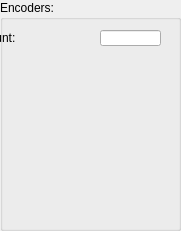
  <widget class="QGroupBox" name="groupBox_6">
   <property name="geometry">
    <rect>
     <x>710</x>
     <y>650</y>
     <width>181</width>
     <height>231</height>
    </rect>
   </property>
   <property name="title">
    <string>Encoders:</string>
   </property>
   <widget class="caLineEdit" name="calineedit_52">
    <property name="geometry">
     <rect>
      <x>100</x>
      <y>30</y>
      <width>61</width>
      <height>16</height>
     </rect>
    </property>
    <property name="maximumSize">
     <size>
      <width>16777215</width>
      <height>18</height>
     </size>
    </property>
    <property name="channel" stdset="0">
     <string notr="true">$(SYS):$(Axis)-EncCnt</string>
    </property>
    <property name="background">
     <color alpha="222">
      <red>192</red>
      <green>192</green>
      <blue>192</blue>
     </color>
    </property>
    <property name="colorMode">
     <enum>caLineEdit::Static</enum>
    </property>
    <property name="precisionMode">
     <enum>caLineEdit::Channel</enum>
    </property>
    <property name="limitsMode">
     <enum>caLineEdit::User</enum>
    </property>
    <property name="unitsEnabled">
     <bool>true</bool>
    </property>
   </widget>
   <widget class="caLabel" name="calabel_98">
    <property name="geometry">
     <rect>
      <x>-20</x>
      <y>30</y>
      <width>80</width>
      <height>16</height>
     </rect>
    </property>
    <property name="maximumSize">
     <size>
      <width>16777215</width>
      <height>16</height>
     </size>
    </property>
    <property name="text">
     <string>Count:</string>
    </property>
   </widget>
   <widget class="caFrame" name="caframe_9">
    <property name="geometry">
     <rect>
      <x>90</x>
      <y>90</y>
      <width>71</width>
      <height>31</height>
     </rect>
    </property>
    <property name="macro">
     <string notr="true">ENC_ID=03,SYS=$(SYS),Axis=$(Axis)</string>
    </property>
    <property name="visibility">
     <enum>caFrame::Calc</enum>
    </property>
    <property name="visibilityCalc">
     <string notr="true">A&gt;=3</string>
    </property>
    <property name="channel" stdset="0">
     <string notr="true">$(SYS):$(Axis)-EncCnt</string>
    </property>
    <widget class="caRelatedDisplay" name="carelateddisplay_14">
     <property name="geometry">
      <rect>
       <x>10</x>
       <y>0</y>
       <width>61</width>
       <height>21</height>
      </rect>
     </property>
     <property name="labels">
      <string>$(ENC_ID)</string>
     </property>
     <property name="files">
      <string>ecmcAxisEncExpert_v1.ui</string>
     </property>
     <property name="args">
      <string>ENC_ID=$(ENC_ID),SYS=$(SYS),Axis=$(Axis)</string>
     </property>
    </widget>
   </widget>
   <widget class="caFrame" name="caframe_11">
    <property name="geometry">
     <rect>
      <x>90</x>
      <y>130</y>
      <width>71</width>
      <height>31</height>
     </rect>
    </property>
    <property name="macro">
     <string notr="true">ENC_ID=05,SYS=$(SYS),Axis=$(Axis)</string>
    </property>
    <property name="visibility">
     <enum>caFrame::Calc</enum>
    </property>
    <property name="visibilityCalc">
     <string notr="true">A&gt;=5</string>
    </property>
    <property name="channel" stdset="0">
     <string notr="true">$(SYS):$(Axis)-EncCnt</string>
    </property>
    <widget class="caRelatedDisplay" name="carelateddisplay_20">
     <property name="geometry">
      <rect>
       <x>10</x>
       <y>0</y>
       <width>61</width>
       <height>21</height>
      </rect>
     </property>
     <property name="labels">
      <string>$(ENC_ID)</string>
     </property>
     <property name="files">
      <string>ecmcAxisEncExpert_v1.ui</string>
     </property>
     <property name="args">
      <string>ENC_ID=$(ENC_ID),SYS=$(SYS),Axis=$(Axis)</string>
     </property>
    </widget>
   </widget>
   <widget class="caFrame" name="caframe_13">
    <property name="geometry">
     <rect>
      <x>90</x>
      <y>170</y>
      <width>71</width>
      <height>31</height>
     </rect>
    </property>
    <property name="macro">
     <string notr="true">ENC_ID=07,SYS=$(SYS),Axis=$(Axis)</string>
    </property>
    <property name="visibility">
     <enum>caFrame::Calc</enum>
    </property>
    <property name="visibilityCalc">
     <string notr="true">A&gt;=7</string>
    </property>
    <property name="channel" stdset="0">
     <string notr="true">$(SYS):$(Axis)-EncCnt</string>
    </property>
    <widget class="caRelatedDisplay" name="carelateddisplay_21">
     <property name="geometry">
      <rect>
       <x>10</x>
       <y>0</y>
       <width>61</width>
       <height>21</height>
      </rect>
     </property>
     <property name="labels">
      <string>$(ENC_ID)</string>
     </property>
     <property name="files">
      <string>ecmcAxisEncExpert_v1.ui</string>
     </property>
     <property name="args">
      <string>ENC_ID=$(ENC_ID),SYS=$(SYS),Axis=$(Axis)</string>
     </property>
    </widget>
   </widget>
   <widget class="caFrame" name="caframe_14">
    <property name="geometry">
     <rect>
      <x>90</x>
      <y>190</y>
      <width>71</width>
      <height>31</height>
     </rect>
    </property>
    <property name="macro">
     <string notr="true">ENC_ID=08,SYS=$(SYS),Axis=$(Axis)</string>
    </property>
    <property name="visibility">
     <enum>caFrame::Calc</enum>
    </property>
    <property name="visibilityCalc">
     <string notr="true">A&gt;=8</string>
    </property>
    <property name="channel" stdset="0">
     <string notr="true">$(SYS):$(Axis)-EncCnt</string>
    </property>
    <widget class="caRelatedDisplay" name="carelateddisplay_22">
     <property name="geometry">
      <rect>
       <x>10</x>
       <y>0</y>
       <width>61</width>
       <height>21</height>
      </rect>
     </property>
     <property name="labels">
      <string>$(ENC_ID)</string>
     </property>
     <property name="files">
      <string>ecmcAxisEncExpert_v1.ui</string>
     </property>
     <property name="args">
      <string>ENC_ID=$(ENC_ID),SYS=$(SYS),Axis=$(Axis)</string>
     </property>
    </widget>
   </widget>
   <widget class="caFrame" name="caframe_7">
    <property name="geometry">
     <rect>
      <x>90</x>
      <y>50</y>
      <width>71</width>
      <height>31</height>
     </rect>
    </property>
    <property name="macro">
     <string notr="true">ENC_ID=01,SYS=$(SYS),Axis=$(Axis)</string>
    </property>
    <property name="visibility">
     <enum>caFrame::Calc</enum>
    </property>
    <property name="visibilityCalc">
     <string notr="true">A&gt;=1</string>
    </property>
    <property name="channel" stdset="0">
     <string notr="true">$(SYS):$(Axis)-EncCnt</string>
    </property>
    <widget class="caRelatedDisplay" name="carelateddisplay_11">
     <property name="geometry">
      <rect>
       <x>10</x>
       <y>0</y>
       <width>61</width>
       <height>21</height>
      </rect>
     </property>
     <property name="labels">
      <string>$(ENC_ID)</string>
     </property>
     <property name="files">
      <string>ecmcAxisEncExpert_v1.ui</string>
     </property>
     <property name="args">
      <string>ENC_ID=$(ENC_ID),SYS=$(SYS),Axis=$(Axis)</string>
     </property>
    </widget>
   </widget>
   <widget class="caFrame" name="caframe_8">
    <property name="geometry">
     <rect>
      <x>90</x>
      <y>70</y>
      <width>71</width>
      <height>31</height>
     </rect>
    </property>
    <property name="macro">
     <string notr="true">ENC_ID=02,SYS=$(SYS),Axis=$(Axis)</string>
    </property>
    <property name="visibility">
     <enum>caFrame::Calc</enum>
    </property>
    <property name="visibilityCalc">
     <string notr="true">A&gt;=2</string>
    </property>
    <property name="channel" stdset="0">
     <string notr="true">$(SYS):$(Axis)-EncCnt</string>
    </property>
    <widget class="caRelatedDisplay" name="carelateddisplay_12">
     <property name="geometry">
      <rect>
       <x>10</x>
       <y>0</y>
       <width>61</width>
       <height>21</height>
      </rect>
     </property>
     <property name="labels">
      <string>$(ENC_ID)</string>
     </property>
     <property name="files">
      <string>ecmcAxisEncExpert_v1.ui</string>
     </property>
     <property name="args">
      <string>ENC_ID=$(ENC_ID),SYS=$(SYS),Axis=$(Axis)</string>
     </property>
    </widget>
   </widget>
   <widget class="caFrame" name="caframe_10">
    <property name="geometry">
     <rect>
      <x>90</x>
      <y>110</y>
      <width>71</width>
      <height>31</height>
     </rect>
    </property>
    <property name="macro">
     <string notr="true">ENC_ID=04,SYS=$(SYS),Axis=$(Axis)</string>
    </property>
    <property name="visibility">
     <enum>caFrame::Calc</enum>
    </property>
    <property name="visibilityCalc">
     <string notr="true">A&gt;=4</string>
    </property>
    <property name="channel" stdset="0">
     <string notr="true">$(SYS):$(Axis)-EncCnt</string>
    </property>
    <widget class="caRelatedDisplay" name="carelateddisplay_23">
     <property name="geometry">
      <rect>
       <x>10</x>
       <y>0</y>
       <width>61</width>
       <height>21</height>
      </rect>
     </property>
     <property name="labels">
      <string>$(ENC_ID)</string>
     </property>
     <property name="files">
      <string>ecmcAxisEncExpert_v1.ui</string>
     </property>
     <property name="args">
      <string>ENC_ID=$(ENC_ID),SYS=$(SYS),Axis=$(Axis)</string>
     </property>
    </widget>
   </widget>
   <widget class="caFrame" name="caframe_12">
    <property name="geometry">
     <rect>
      <x>90</x>
      <y>150</y>
      <width>71</width>
      <height>31</height>
     </rect>
    </property>
    <property name="macro">
     <string notr="true">ENC_ID=06,SYS=$(SYS),Axis=$(Axis)</string>
    </property>
    <property name="visibility">
     <enum>caFrame::Calc</enum>
    </property>
    <property name="visibilityCalc">
     <string notr="true">A&gt;=6</string>
    </property>
    <property name="channel" stdset="0">
     <string notr="true">$(SYS):$(Axis)-EncCnt</string>
    </property>
    <widget class="caRelatedDisplay" name="carelateddisplay_24">
     <property name="geometry">
      <rect>
       <x>10</x>
       <y>0</y>
       <width>61</width>
       <height>21</height>
      </rect>
     </property>
     <property name="labels">
      <string>$(ENC_ID)</string>
     </property>
     <property name="files">
      <string>ecmcAxisEncExpert_v1.ui</string>
     </property>
     <property name="args">
      <string>ENC_ID=$(ENC_ID),SYS=$(SYS),Axis=$(Axis)</string>
     </property>
    </widget>
   </widget>
  </widget>
